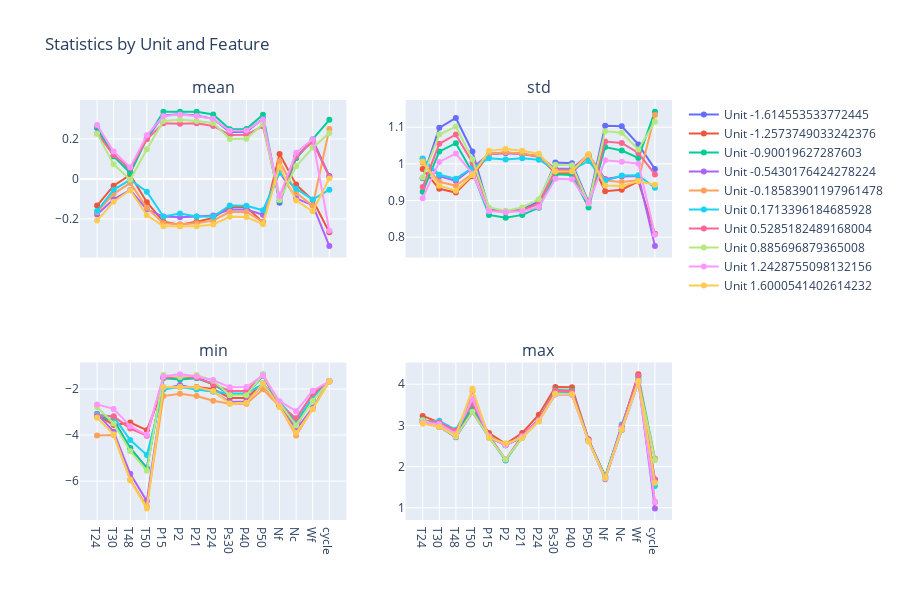

The code cell stored with this chart in its notebook:
### Code cell
grouped_desc = df_Xs_scaled.groupby('unit').describe()
# Extract different statistics
stats_to_plot = ['mean', 'std', 'min', 'max']
fig = make_subplots(rows=2, cols=2, 
                    subplot_titles=stats_to_plot,
                    shared_xaxes=True)

for i, stat in enumerate(stats_to_plot):
    row = i // 2 + 1
    col = i % 2 + 1
    
    stat_data = grouped_desc.xs(stat, level=1, axis=1).reset_index()
    melted = stat_data.melt(id_vars=['unit'], var_name='feature', value_name='value')
    
    for unit in melted['unit'].unique():
        unit_data = melted[melted['unit'] == unit]
        fig.add_trace(
            go.Scatter(x=unit_data['feature'], y=unit_data['value'], 
                      mode='lines+markers', name=f'Unit {unit}',
                      showlegend=(i == 0)),
            row=row, col=col
        )

fig.update_layout(height=600, title_text="Statistics by Unit and Feature")
fig.show()

### Figure 1 — Plotly figure (JSON) as saved in the notebook; plotly's stock layout.template omitted (floating-point values rounded to 4 significant figures)
{"data": [{"mode": "lines+markers", "name": "Unit -1.614553533772445", "showlegend": true, "type": "scatter", "x": ["T24", "T30", "T48", "T50", "P15", "P2", "P21", "P24", "Ps30", "P40", "P50", "Nf", "Nc", "Wf", "cycle"], "xaxis": "x", "y": [0.2549, 0.114, 0.03461, 0.204, 0.3172, 0.3228, 0.3172, 0.3004, 0.235, 0.2364, 0.3007, -0.1187, 0.1047, 0.1951, 0.01433], "yaxis": "y"}, {"mode": "lines+markers", "name": "Unit -1.2573749033242376", "showlegend": true, "type": "scatter", "x": ["T24", "T30", "T48", "T50", "P15", "P2", "P21", "P24", "Ps30", "P40", "P50", "Nf", "Nc", "Wf", "cycle"], "xaxis": "x", "y": [-0.1328, -0.03355, 0.02049, -0.1163, -0.2131, -0.2283, -0.2131, -0.1942, -0.1387, -0.1399, -0.2167, 0.125, -0.0281, -0.1052, -0.2662], "yaxis": "y"}, {"mode": "lines+markers", "name": "Unit -0.90019627287603", "showlegend": true, "type": "scatter", "x": ["T24", "T30", "T48", "T50", "P15", "P2", "P21", "P24", "Ps30", "P40", "P50", "Nf", "Nc", "Wf", "cycle"], "xaxis": "x", "y": [0.262, 0.1139, 0.03031, 0.2022, 0.3364, 0.3365, 0.3364, 0.322, 0.2479, 0.2496, 0.3213, -0.1072, 0.1062, 0.1989, 0.2957], "yaxis": "y"}, {"mode": "lines+markers", "name": "Unit -0.5430176424278224", "showlegend": true, "type": "scatter", "x": ["T24", "T30", "T48", "T50", "P15", "P2", "P21", "P24", "Ps30", "P40", "P50", "Nf", "Nc", "Wf", "cycle"], "xaxis": "x", "y": [-0.1772, -0.1013, -0.05476, -0.1516, -0.1879, -0.1914, -0.1879, -0.1824, -0.1522, -0.1529, -0.1783, 0.03668, -0.09678, -0.1309, -0.3341], "yaxis": "y"}, {"mode": "lines+markers", "name": "Unit -0.18583901197961478", "showlegend": true, "type": "scatter", "x": ["T24", "T30", "T48", "T50", "P15", "P2", "P21", "P24", "Ps30", "P40", "P50", "Nf", "Nc", "Wf", "cycle"], "xaxis": "x", "y": [-0.1654, -0.0743, -0.02001, -0.1441, -0.2215, -0.2265, -0.2215, -0.2081, -0.1638, -0.1649, -0.215, 0.08891, -0.06915, -0.1335, 0.2494], "yaxis": "y"}, {"mode": "lines+markers", "name": "Unit 0.1713396184685928", "showlegend": true, "type": "scatter", "x": ["T24", "T30", "T48", "T50", "P15", "P2", "P21", "P24", "Ps30", "P40", "P50", "Nf", "Nc", "Wf", "cycle"], "xaxis": "x", "y": [-0.1603, -0.05409, -0.003604, -0.06404, -0.1871, -0.1728, -0.1871, -0.1873, -0.1325, -0.1335, -0.156, 0.03168, -0.04822, -0.1029, -0.05361], "yaxis": "y"}, {"mode": "lines+markers", "name": "Unit 0.5285182489168004", "showlegend": true, "type": "scatter", "x": ["T24", "T30", "T48", "T50", "P15", "P2", "P21", "P24", "Ps30", "P40", "P50", "Nf", "Nc", "Wf", "cycle"], "xaxis": "x", "y": [0.2276, 0.12, 0.05303, 0.1982, 0.2788, 0.2759, 0.2788, 0.2652, 0.22, 0.2211, 0.2636, -0.09004, 0.1132, 0.1862, 0.01009], "yaxis": "y"}, {"mode": "lines+markers", "name": "Unit 0.885696879365008", "showlegend": true, "type": "scatter", "x": ["T24", "T30", "T48", "T50", "P15", "P2", "P21", "P24", "Ps30", "P40", "P50", "Nf", "Nc", "Wf", "cycle"], "xaxis": "x", "y": [0.2267, 0.07302, -0.003981, 0.1482, 0.29, 0.296, 0.29, 0.28, 0.1997, 0.2013, 0.2745, -0.1043, 0.06374, 0.156, 0.2302], "yaxis": "y"}, {"mode": "lines+markers", "name": "Unit 1.2428755098132156", "showlegend": true, "type": "scatter", "x": ["T24", "T30", "T48", "T50", "P15", "P2", "P21", "P24", "Ps30", "P40", "P50", "Nf", "Nc", "Wf", "cycle"], "xaxis": "x", "y": [0.2691, 0.1376, 0.05812, 0.2187, 0.3145, 0.3218, 0.3145, 0.3004, 0.2411, 0.2426, 0.2977, -0.08644, 0.1314, 0.1987, -0.2588], "yaxis": "y"}, {"mode": "lines+markers", "name": "Unit 1.6000541402614232", "showlegend": true, "type": "scatter", "x": ["T24", "T30", "T48", "T50", "P15", "P2", "P21", "P24", "Ps30", "P40", "P50", "Nf", "Nc", "Wf", "cycle"], "xaxis": "x", "y": [-0.2076, -0.1137, -0.05596, -0.1815, -0.2355, -0.2372, -0.2355, -0.2268, -0.1888, -0.1898, -0.2258, 0.06192, -0.1078, -0.1612, 0.002799], "yaxis": "y"}, {"mode": "lines+markers", "name": "Unit -1.614553533772445", "showlegend": false, "type": "scatter", "x": ["T24", "T30", "T48", "T50", "P15", "P2", "P21", "P24", "Ps30", "P40", "P50", "Nf", "Nc", "Wf", "cycle"], "xaxis": "x2", "y": [0.9609, 1.098, 1.125, 1.034, 0.8765, 0.8698, 0.8765, 0.8972, 1.004, 1.002, 0.8956, 1.104, 1.103, 1.053, 0.9862], "yaxis": "y2"}, {"mode": "lines+markers", "name": "Unit -1.2573749033242376", "showlegend": false, "type": "scatter", "x": ["T24", "T30", "T48", "T50", "P15", "P2", "P21", "P24", "Ps30", "P40", "P50", "Nf", "Nc", "Wf", "cycle"], "xaxis": "x2", "y": [0.9859, 0.9319, 0.9217, 0.9665, 1.027, 1.031, 1.027, 1.019, 0.9751, 0.976, 1.022, 0.9256, 0.9295, 0.9526, 0.8094], "yaxis": "y2"}, {"mode": "lines+markers", "name": "Unit -0.90019627287603", "showlegend": false, "type": "scatter", "x": ["T24", "T30", "T48", "T50", "P15", "P2", "P21", "P24", "Ps30", "P40", "P50", "Nf", "Nc", "Wf", "cycle"], "xaxis": "x2", "y": [0.9237, 1.034, 1.056, 0.9767, 0.8608, 0.8531, 0.8608, 0.8801, 0.9714, 0.9697, 0.8809, 1.046, 1.036, 1.016, 1.143], "yaxis": "y2"}, {"mode": "lines+markers", "name": "Unit -0.5430176424278224", "showlegend": false, "type": "scatter", "x": ["T24", "T30", "T48", "T50", "P15", "P2", "P21", "P24", "Ps30", "P40", "P50", "Nf", "Nc", "Wf", "cycle"], "xaxis": "x2", "y": [1.013, 0.9666, 0.9537, 0.9889, 1.027, 1.029, 1.027, 1.022, 0.9866, 0.9873, 1.025, 0.9589, 0.9653, 0.9669, 0.7763], "yaxis": "y2"}, {"mode": "lines+markers", "name": "Unit -0.18583901197961478", "showlegend": false, "type": "scatter", "x": ["T24", "T30", "T48", "T50", "P15", "P2", "P21", "P24", "Ps30", "P40", "P50", "Nf", "Nc", "Wf", "cycle"], "xaxis": "x2", "y": [1.003, 0.9513, 0.9403, 0.973, 1.027, 1.031, 1.027, 1.021, 0.979, 0.9798, 1.023, 0.9547, 0.9509, 0.9556, 1.133], "yaxis": "y2"}, {"mode": "lines+markers", "name": "Unit 0.1713396184685928", "showlegend": false, "type": "scatter", "x": ["T24", "T30", "T48", "T50", "P15", "P2", "P21", "P24", "Ps30", "P40", "P50", "Nf", "Nc", "Wf", "cycle"], "xaxis": "x2", "y": [1.015, 0.9704, 0.9598, 0.9895, 1.015, 1.012, 1.015, 1.012, 0.9834, 0.9839, 1.008, 0.9537, 0.9685, 0.9693, 0.9351], "yaxis": "y2"}, {"mode": "lines+markers", "name": "Unit 0.5285182489168004", "showlegend": false, "type": "scatter", "x": ["T24", "T30", "T48", "T50", "P15", "P2", "P21", "P24", "Ps30", "P40", "P50", "Nf", "Nc", "Wf", "cycle"], "xaxis": "x2", "y": [0.9367, 1.055, 1.08, 1.003, 0.8739, 0.8682, 0.8739, 0.8909, 0.9836, 0.9818, 0.8938, 1.061, 1.057, 1.03, 0.9714], "yaxis": "y2"}, {"mode": "lines+markers", "name": "Unit 0.885696879365008", "showlegend": false, "type": "scatter", "x": ["T24", "T30", "T48", "T50", "P15", "P2", "P21", "P24", "Ps30", "P40", "P50", "Nf", "Nc", "Wf", "cycle"], "xaxis": "x2", "y": [0.9631, 1.08, 1.102, 1.012, 0.8812, 0.8725, 0.8812, 0.9038, 0.9976, 0.9959, 0.8917, 1.089, 1.085, 1.039, 1.115], "yaxis": "y2"}, {"mode": "lines+markers", "name": "Unit 1.2428755098132156", "showlegend": false, "type": "scatter", "x": ["T24", "T30", "T48", "T50", "P15", "P2", "P21", "P24", "Ps30", "P40", "P50", "Nf", "Nc", "Wf", "cycle"], "xaxis": "x2", "y": [0.9064, 1.005, 1.028, 0.9738, 0.8708, 0.8686, 0.8708, 0.8826, 0.9594, 0.9579, 0.893, 1.01, 1.006, 1.001, 0.8069], "yaxis": "y2"}, {"mode": "lines+markers", "name": "Unit 1.6000541402614232", "showlegend": false, "type": "scatter", "x": ["T24", "T30", "T48", "T50", "P15", "P2", "P21", "P24", "Ps30", "P40", "P50", "Nf", "Nc", "Wf", "cycle"], "xaxis": "x2", "y": [1.006, 0.9405, 0.9268, 0.9699, 1.036, 1.04, 1.036, 1.028, 0.9791, 0.9801, 1.027, 0.9411, 0.9396, 0.9524, 0.9431], "yaxis": "y2"}, {"mode": "lines+markers", "name": "Unit -1.614553533772445", "showlegend": false, "type": "scatter", "x": ["T24", "T30", "T48", "T50", "P15", "P2", "P21", "P24", "Ps30", "P40", "P50", "Nf", "Nc", "Wf", "cycle"], "xaxis": "x3", "y": [-3.19, -3.356, -4.563, -5.431, -1.499, -1.479, -1.502, -1.793, -2.228, -2.221, -1.373, -2.7, -3.465, -2.47, -1.663], "yaxis": "y3"}, {"mode": "lines+markers", "name": "Unit -1.2573749033242376", "showlegend": false, "type": "scatter", "x": ["T24", "T30", "T48", "T50", "P15", "P2", "P21", "P24", "Ps30", "P40", "P50", "Nf", "Nc", "Wf", "cycle"], "xaxis": "x3", "y": [-3.108, -3.566, -3.455, -3.789, -1.92, -1.915, -1.916, -1.996, -2.385, -2.386, -1.763, -2.651, -3.674, -2.276, -1.663], "yaxis": "y3"}, {"mode": "lines+markers", "name": "Unit -0.90019627287603", "showlegend": false, "type": "scatter", "x": ["T24", "T30", "T48", "T50", "P15", "P2", "P21", "P24", "Ps30", "P40", "P50", "Nf", "Nc", "Wf", "cycle"], "xaxis": "x3", "y": [-3.174, -3.374, -4.57, -5.452, -1.53, -1.588, -1.529, -1.78, -2.227, -2.224, -1.434, -2.707, -3.419, -2.472, -1.663], "yaxis": "y3"}, {"mode": "lines+markers", "name": "Unit -0.5430176424278224", "showlegend": false, "type": "scatter", "x": ["T24", "T30", "T48", "T50", "P15", "P2", "P21", "P24", "Ps30", "P40", "P50", "Nf", "Nc", "Wf", "cycle"], "xaxis": "x3", "y": [-3.07, -3.852, -5.684, -6.863, -2.002, -1.825, -2.001, -2.112, -2.565, -2.537, -1.816, -2.751, -3.763, -2.805, -1.663], "yaxis": "y3"}, {"mode": "lines+markers", "name": "Unit -0.18583901197961478", "showlegend": false, "type": "scatter", "x": ["T24", "T30", "T48", "T50", "P15", "P2", "P21", "P24", "Ps30", "P40", "P50", "Nf", "Nc", "Wf", "cycle"], "xaxis": "x3", "y": [-4.014, -3.996, -5.934, -7.1, -2.306, -2.204, -2.305, -2.509, -2.641, -2.644, -2.011, -2.763, -4.021, -2.866, -1.663], "yaxis": "y3"}, {"mode": "lines+markers", "name": "Unit 0.1713396184685928", "showlegend": false, "type": "scatter", "x": ["T24", "T30", "T48", "T50", "P15", "P2", "P21", "P24", "Ps30", "P40", "P50", "Nf", "Nc", "Wf", "cycle"], "xaxis": "x3", "y": [-3.11, -3.199, -4.215, -4.864, -2.019, -1.915, -2.018, -2.109, -2.189, -2.191, -1.783, -2.566, -3.339, -2.382, -1.663], "yaxis": "y3"}, {"mode": "lines+markers", "name": "Unit 0.5285182489168004", "showlegend": false, "type": "scatter", "x": ["T24", "T30", "T48", "T50", "P15", "P2", "P21", "P24", "Ps30", "P40", "P50", "Nf", "Nc", "Wf", "cycle"], "xaxis": "x3", "y": [-3.173, -3.186, -3.718, -4.027, -1.498, -1.479, -1.497, -1.795, -2.085, -2.084, -1.402, -2.699, -3.274, -2.197, -1.663], "yaxis": "y3"}, {"mode": "lines+markers", "name": "Unit 0.885696879365008", "showlegend": false, "type": "scatter", "x": ["T24", "T30", "T48", "T50", "P15", "P2", "P21", "P24", "Ps30", "P40", "P50", "Nf", "Nc", "Wf", "cycle"], "xaxis": "x3", "y": [-2.777, -3.496, -4.704, -5.549, -1.391, -1.477, -1.389, -1.64, -2.273, -2.274, -1.371, -2.612, -3.587, -2.515, -1.663], "yaxis": "y3"}, {"mode": "lines+markers", "name": "Unit 1.2428755098132156", "showlegend": false, "type": "scatter", "x": ["T24", "T30", "T48", "T50", "P15", "P2", "P21", "P24", "Ps30", "P40", "P50", "Nf", "Nc", "Wf", "cycle"], "xaxis": "x3", "y": [-2.667, -2.863, -3.616, -3.989, -1.455, -1.352, -1.456, -1.612, -1.917, -1.915, -1.409, -2.527, -2.964, -2.071, -1.663], "yaxis": "y3"}, {"mode": "lines+markers", "name": "Unit 1.6000541402614232", "showlegend": false, "type": "scatter", "x": ["T24", "T30", "T48", "T50", "P15", "P2", "P21", "P24", "Ps30", "P40", "P50", "Nf", "Nc", "Wf", "cycle"], "xaxis": "x3", "y": [-3.251, -3.969, -5.972, -7.186, -1.915, -1.914, -1.917, -2.087, -2.629, -2.599, -1.766, -2.775, -3.914, -2.875, -1.663], "yaxis": "y3"}, {"mode": "lines+markers", "name": "Unit -1.614553533772445", "showlegend": false, "type": "scatter", "x": ["T24", "T30", "T48", "T50", "P15", "P2", "P21", "P24", "Ps30", "P40", "P50", "Nf", "Nc", "Wf", "cycle"], "xaxis": "x4", "y": [3.138, 2.971, 2.72, 3.327, 2.71, 2.519, 2.708, 3.108, 3.756, 3.746, 2.618, 1.728, 2.888, 4.042, 1.687], "yaxis": "y4"}, {"mode": "lines+markers", "name": "Unit -1.2573749033242376", "showlegend": false, "type": "scatter", "x": ["T24", "T30", "T48", "T50", "P15", "P2", "P21", "P24", "Ps30", "P40", "P50", "Nf", "Nc", "Wf", "cycle"], "xaxis": "x4", "y": [3.231, 3.073, 2.803, 3.415, 2.817, 2.554, 2.817, 3.259, 3.933, 3.926, 2.663, 1.76, 2.975, 4.246, 1.142], "yaxis": "y4"}, {"mode": "lines+markers", "name": "Unit -0.90019627287603", "showlegend": false, "type": "scatter", "x": ["T24", "T30", "T48", "T50", "P15", "P2", "P21", "P24", "Ps30", "P40", "P50", "Nf", "Nc", "Wf", "cycle"], "xaxis": "x4", "y": [3.139, 3.036, 2.809, 3.452, 2.738, 2.517, 2.734, 3.131, 3.863, 3.852, 2.645, 1.772, 2.972, 4.196, 2.193], "yaxis": "y4"}, {"mode": "lines+markers", "name": "Unit -0.5430176424278224", "showlegend": false, "type": "scatter", "x": ["T24", "T30", "T48", "T50", "P15", "P2", "P21", "P24", "Ps30", "P40", "P50", "Nf", "Nc", "Wf", "cycle"], "xaxis": "x4", "y": [3.086, 2.969, 2.711, 3.336, 2.728, 2.156, 2.731, 3.135, 3.798, 3.79, 2.629, 1.693, 2.895, 4.09, 0.9857], "yaxis": "y4"}, {"mode": "lines+markers", "name": "Unit -0.18583901197961478", "showlegend": false, "type": "scatter", "x": ["T24", "T30", "T48", "T50", "P15", "P2", "P21", "P24", "Ps30", "P40", "P50", "Nf", "Nc", "Wf", "cycle"], "xaxis": "x4", "y": [3.067, 2.971, 2.74, 3.828, 2.71, 2.166, 2.709, 3.122, 3.81, 3.795, 2.631, 1.738, 2.897, 4.104, 2.193], "yaxis": "y4"}, {"mode": "lines+markers", "name": "Unit 0.1713396184685928", "showlegend": false, "type": "scatter", "x": ["T24", "T30", "T48", "T50", "P15", "P2", "P21", "P24", "Ps30", "P40", "P50", "Nf", "Nc", "Wf", "cycle"], "xaxis": "x4", "y": [3.091, 3.112, 2.895, 3.624, 2.723, 2.149, 2.723, 3.139, 3.798, 3.792, 2.629, 1.714, 3.02, 4.137, 1.531], "yaxis": "y4"}, {"mode": "lines+markers", "name": "Unit 0.5285182489168004", "showlegend": false, "type": "scatter", "x": ["T24", "T30", "T48", "T50", "P15", "P2", "P21", "P24", "Ps30", "P40", "P50", "Nf", "Nc", "Wf", "cycle"], "xaxis": "x4", "y": [3.122, 3.074, 2.872, 3.538, 2.752, 2.174, 2.751, 3.143, 3.841, 3.83, 2.645, 1.722, 2.986, 4.207, 1.687], "yaxis": "y4"}, {"mode": "lines+markers", "name": "Unit 0.885696879365008", "showlegend": false, "type": "scatter", "x": ["T24", "T30", "T48", "T50", "P15", "P2", "P21", "P24", "Ps30", "P40", "P50", "Nf", "Nc", "Wf", "cycle"], "xaxis": "x4", "y": [3.127, 2.977, 2.723, 3.333, 2.703, 2.174, 2.701, 3.103, 3.757, 3.746, 2.619, 1.724, 2.896, 4.047, 2.154], "yaxis": "y4"}, {"mode": "lines+markers", "name": "Unit 1.2428755098132156", "showlegend": false, "type": "scatter", "x": ["T24", "T30", "T48", "T50", "P15", "P2", "P21", "P24", "Ps30", "P40", "P50", "Nf", "Nc", "Wf", "cycle"], "xaxis": "x4", "y": [3.072, 3.035, 2.802, 3.638, 2.729, 2.518, 2.731, 3.117, 3.751, 3.744, 2.616, 1.711, 2.933, 4.043, 1.142], "yaxis": "y4"}, {"mode": "lines+markers", "name": "Unit 1.6000541402614232", "showlegend": false, "type": "scatter", "x": ["T24", "T30", "T48", "T50", "P15", "P2", "P21", "P24", "Ps30", "P40", "P50", "Nf", "Nc", "Wf", "cycle"], "xaxis": "x4", "y": [3.039, 2.969, 2.761, 3.892, 2.701, 2.563, 2.698, 3.097, 3.771, 3.761, 2.61, 1.716, 2.901, 4.077, 1.609], "yaxis": "y4"}], "layout": {"annotations": [{"font": {"size": 16}, "showarrow": false, "text": "mean", "x": 0.225, "xanchor": "center", "xref": "paper", "y": 1, "yanchor": "bottom", "yref": "paper"}, {"font": {"size": 16}, "showarrow": false, "text": "std", "x": 0.775, "xanchor": "center", "xref": "paper", "y": 1, "yanchor": "bottom", "yref": "paper"}, {"font": {"size": 16}, "showarrow": false, "text": "min", "x": 0.225, "xanchor": "center", "xref": "paper", "y": 0.375, "yanchor": "bottom", "yref": "paper"}, {"font": {"size": 16}, "showarrow": false, "text": "max", "x": 0.775, "xanchor": "center", "xref": "paper", "y": 0.375, "yanchor": "bottom", "yref": "paper"}], "height": 600, "title": {"text": "Statistics by Unit and Feature"}, "xaxis": {"anchor": "y", "domain": [0, 0.45], "matches": "x3", "showticklabels": false}, "xaxis2": {"anchor": "y2", "domain": [0.55, 1], "matches": "x4", "showticklabels": false}, "xaxis3": {"anchor": "y3", "domain": [0, 0.45]}, "xaxis4": {"anchor": "y4", "domain": [0.55, 1]}, "yaxis": {"anchor": "x", "domain": [0.625, 1]}, "yaxis2": {"anchor": "x2", "domain": [0.625, 1]}, "yaxis3": {"anchor": "x3", "domain": [0, 0.375]}, "yaxis4": {"anchor": "x4", "domain": [0, 0.375]}}}
